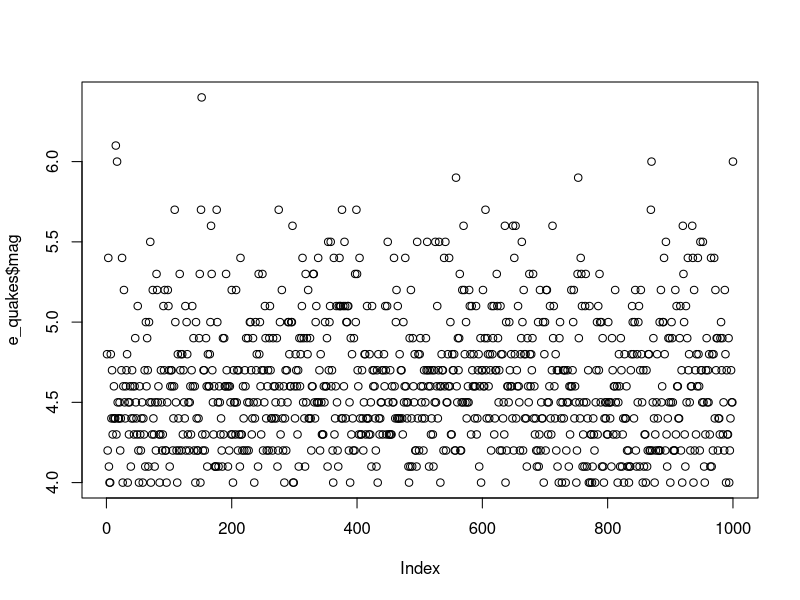
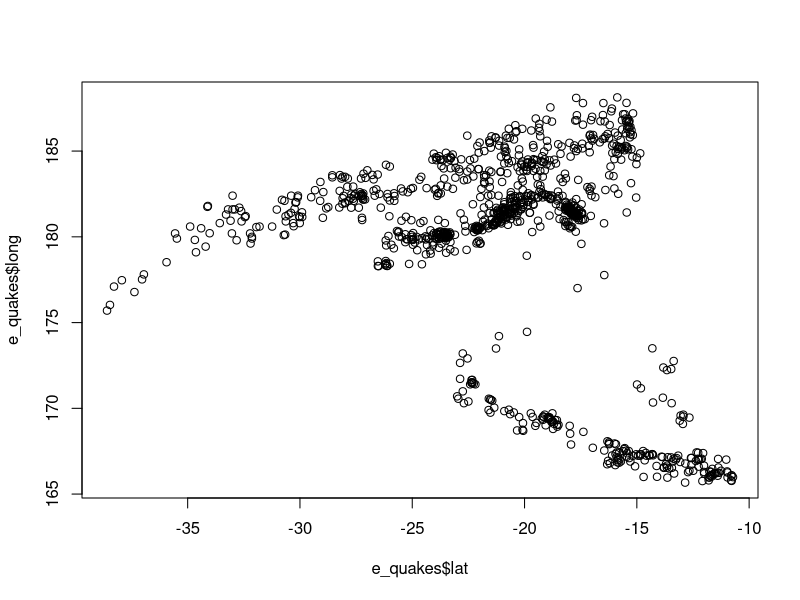
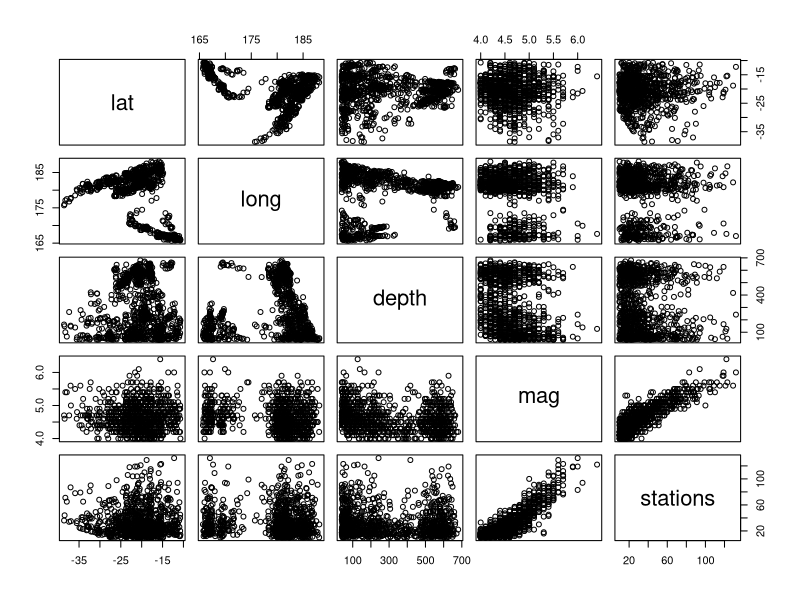
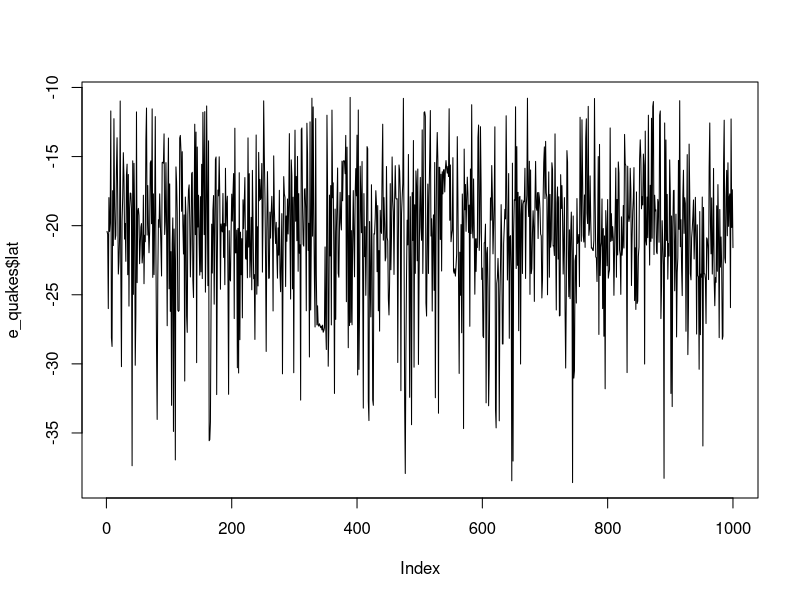
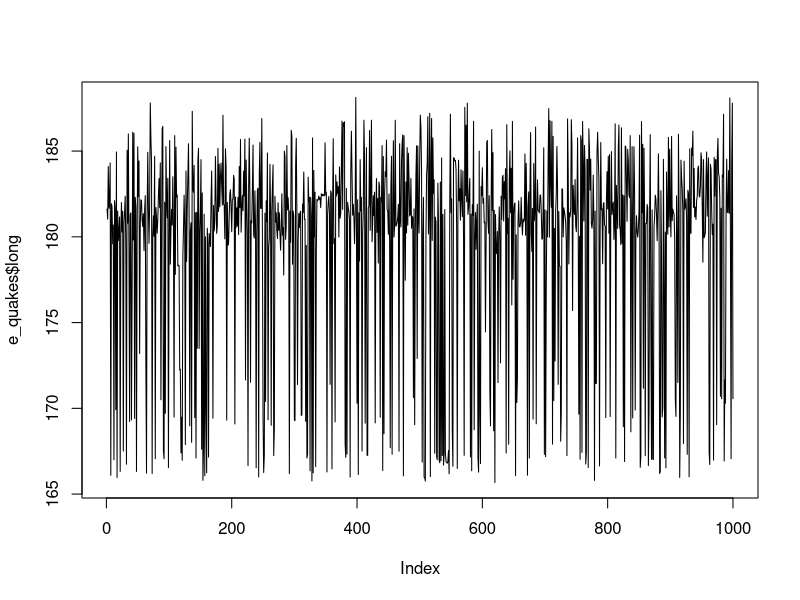
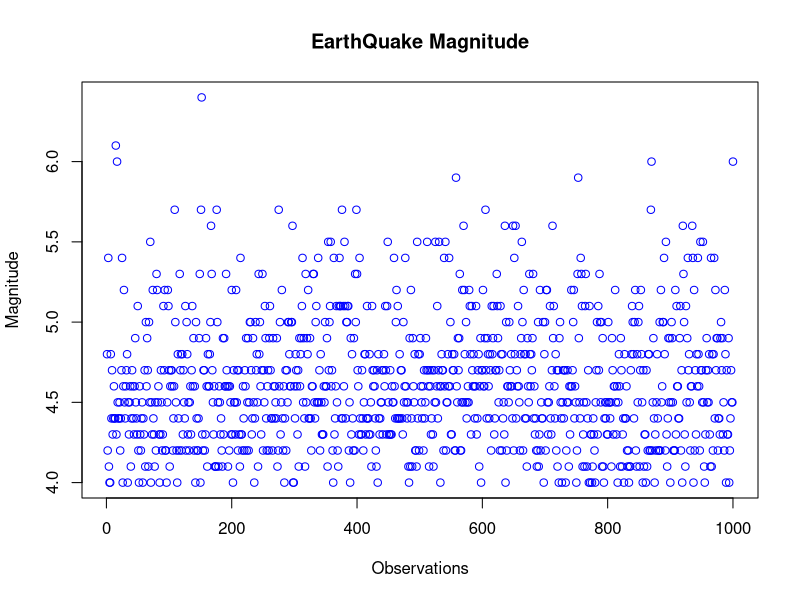
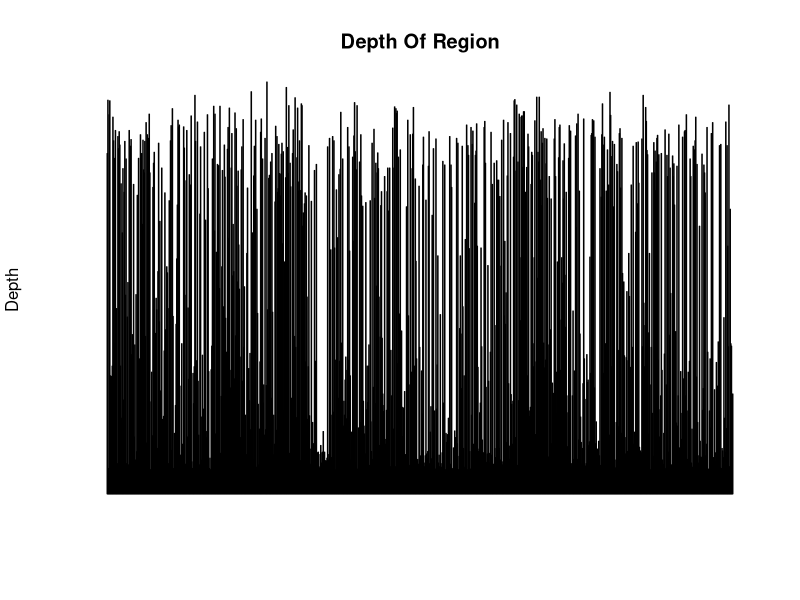
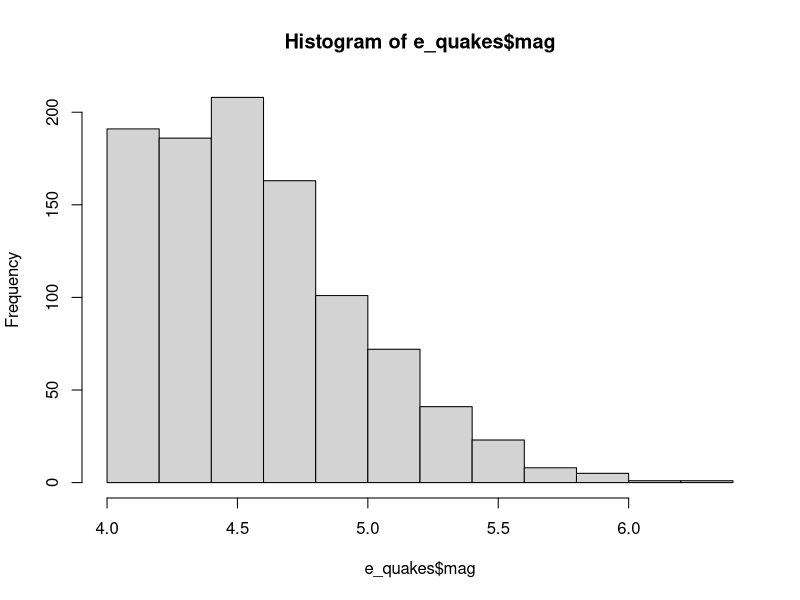

Reproduce these figures in R, in order. (Note: this script raises an error after producing the figures.)
e_quakes<-datasets::quakes


#Top 10 rows nd last 10 rows
head(e_quakes,10)
tail(e_quakes,10)

#Column
e_quakes[,c(1,2)]
df<-e_quakes[,-6]
summary(e_quakes[,1])
summary(e_quakes[,2])
e_quakes$depth
summary(e_quakes$depth)

#Summary of data
summary(e_quakes$lat)
summary(e_quakes$long)
summary(e_quakes)

#To Find Structure OF Data
str(e_quakes)

#Plotting the Data
plot(e_quakes$mag)
plot(e_quakes$lat,e_quakes$long,type="p")
plot(e_quakes)
#Plotting in Points and Lines
plot(e_quakes$lat,type ="l")
plot(e_quakes$long,type ="l")
plot(e_quakes$mag,xlab="Observations",ylab = "Magnitude",
     col='blue',main = "EarthQuake Magnitude")

#Horizontal Bar Plot
barplot(e_quakes$depth,main = 'Depth Of Region',ylab = 'Depth',
        col='cyan',horiz=F,axes=F)

#Histogram
hist(e_quakes$mag)
hist(e_quakes$depth)
hist(e_quakes$lat)
hist(e_quakes$long)
hist(e_quakes$mag,main='Magnitude of Earth Quake',xlab = 'Magnitude',col='green')
skewness(e_quakes$depth)
skewness(e_quakes$lat)
#Single Box Plot
boxplot(e_quakes$depth,main='Boxplot')

#Multiple Box Plot
boxplot(e_quakes[,c(-2,-3)],main='Multiple')

#Displaying Multiple Graphs
par(mfrow=c(3,3),mar=c(2,5,2,1),las=0,bty="o")
#Plotting:
plot(e_quakes$mag)
plot(e_quakes$lat,e_quakes$long,type="p")
barplot(e_quakes$depth,main = 'Depth Of Region',ylab = 'Depth',
        col='cyan',horiz=F,axes=F)
hist(e_quakes$lat)
hist(e_quakes$long)
hist(e_quakes$mag,main='Magnitude of Earth Quake',xlab = 'Magnitude',col='green')
hist(e_quakes$mag)
hist(e_quakes$depth)
boxplot(e_quakes$depth)

